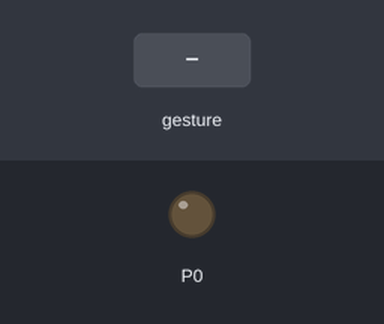
A program run on a simulated BBC micro:bit (MakeCode). On the bench: output pins drawn as LEDs (lit = HIGH). The test bench sets the inputs (shaded band).

Above: at 1.2 s.
1.3 s: sound turns loud
At 1.6 s:
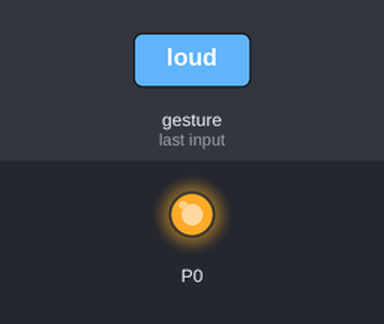
Timing chart, 0 to 4.3 s (numbered marks = the images above; inputs shaded):
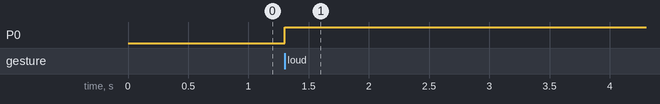

Measured:
- after the input at 1.3 s, P0: LOW → HIGH at once

The program:

main.ts
```typescript
input.onSound(DetectedSound.Loud, function () {
    if (interruptor == 1) {
        pins.digitalWritePin(DigitalPin.P0, 1)
        interruptor = 0
    } else {
        pins.digitalWritePin(DigitalPin.P0, 0)
        interruptor = 1
    }
})
let interruptor = 0
interruptor = 1
```

test.ts
```typescript
// aquí va el archivo "tests"; esto no se compilará cuando este paquete se utilice como una extensión.
```
